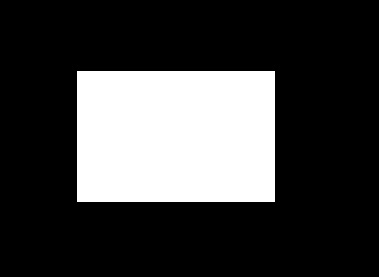
#> input picture Assignment 1/rect1.jpg, 379 x 277 px, found by its file name
$ python task3.py
#> lines starting #> are read from the running program, lines starting #| are printed output that depends on the picture
from PIL import Image
import matplotlib.pyplot as plt
import numpy as np


img1 = Image.open(r"C:\Users\Moiz\Desktop\dip assignment 1\data\rect1.jpg")
#> img1 is the input picture: PIL image 379x277 RGB; min 0, max 255, mean 63
#| Image Sizes:  (379, 277) (379, 277)
#| Image Formats:  JPEG JPEG
img2 = Image.open(r"C:\Users\Moiz\Desktop\dip assignment 1\data\rect1.jpg")

def StackHorizontal(img1,img2):
        if img1.size == img2.size:
           newImg = Image.new("RGB", (758, 277), "white")
#> newImg: PIL image 758x277 RGB; every value is 255
           newImg.paste(img1,(0,0))
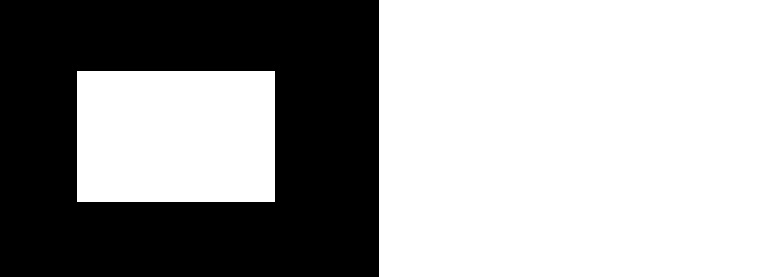
#> newImg: PIL image 758x277 RGB; min 0, max 255, mean 159
           newImg.paste(img2,(379,0))
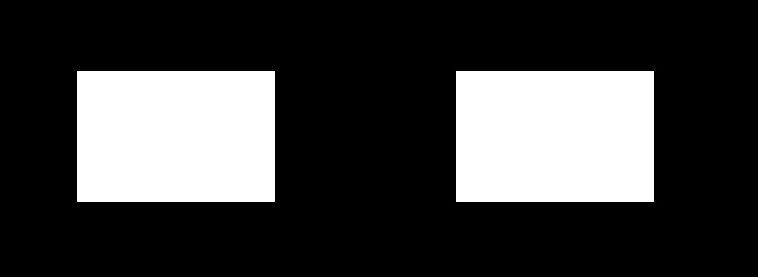
#> newImg: PIL image 758x277 RGB; min 0, max 255, mean 63
           #plt.imshow(newImg)
           #plt.show()
           print("Modified Img size: ",newImg.size)
#| Modified Img size:  (758, 277)
           newImg.show()


print("Image Sizes: ",img1.size,img2.size)
print("Image Formats: ",img1.format,img2.format)
StackHorizontal(img1,img2)

$ run again, with Assignment 1/rect7.jpg copied over Assignment 1/rect1.jpg
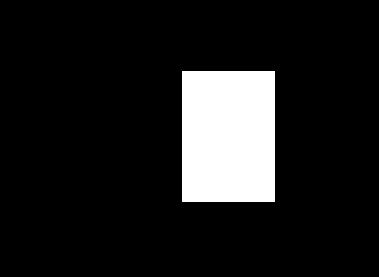
#> input picture Assignment 1/rect7.jpg, 379 x 277 px, found by its file name
#> img1 is the input picture: PIL image 379x277 RGB; min 0, max 255, mean 29.6
#| Image Sizes:  (379, 277) (379, 277)
#| Image Formats:  JPEG JPEG
#> in StackHorizontal, `newImg.paste(img1,(0,0))`:
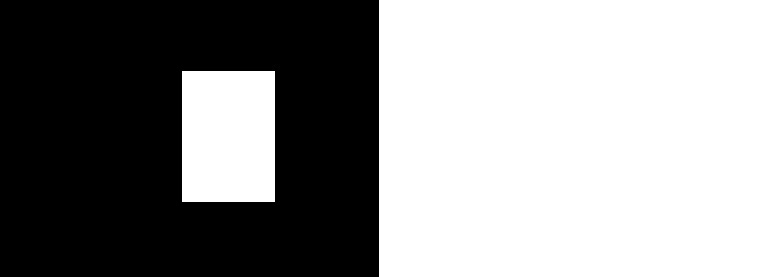
#> newImg: PIL image 758x277 RGB; min 0, max 255, mean 142.3
#> in StackHorizontal, `newImg.paste(img2,(379,0))`:
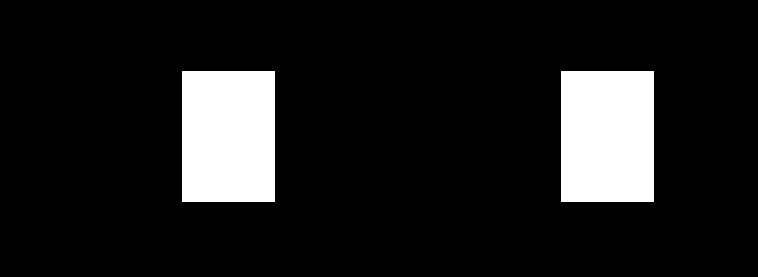
#> newImg: PIL image 758x277 RGB; min 0, max 255, mean 29.6
#| Modified Img size:  (758, 277)
